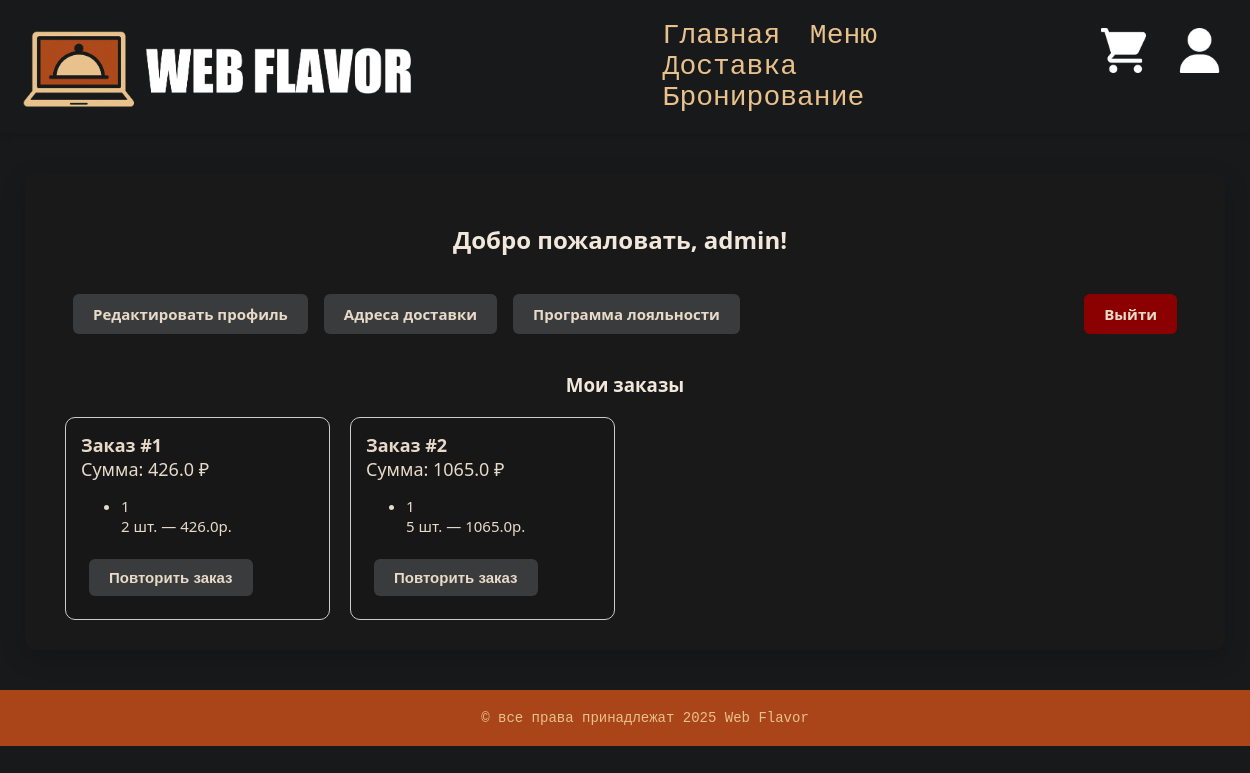
The app's page /profile (signed in), older data.
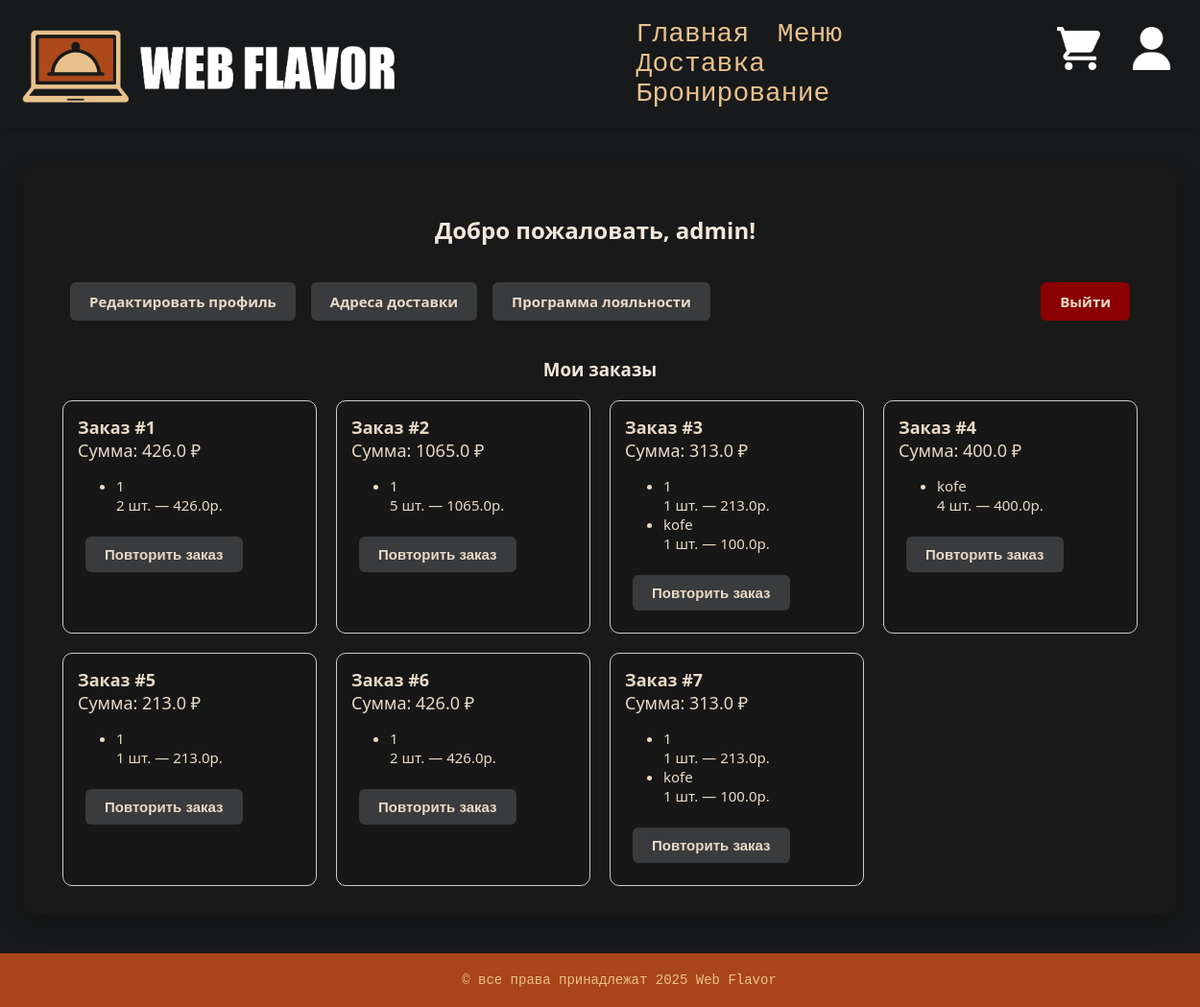
The same page, newer data.
### app.py (models this page shows)
class Order(db.Model):
    id = db.Column(db.Integer, primary_key=True)
    user_id = db.Column(db.Integer, db.ForeignKey('user.id'), nullable=False)
    total_price = db.Column(db.Float, nullable=False)
    items = db.Column(db.Text, nullable=False)  # возможно, это JSON или строка
    status = db.Column(db.String(50), default='В ожидании')

class Product(db.Model):
    id = db.Column(db.Integer, primary_key=True)
    name = db.Column(db.String(100), nullable=False)
    description = db.Column(db.String(200))
    price = db.Column(db.Float, nullable=False)
    image_url = db.Column(db.String(200))

### app.py (the view)
@app.route('/profile')
def profile():
    user_id = session.get('user_id')
    if not user_id:
        return redirect(url_for('login'))
    user = User.query.get(user_id)
    orders = Order.query.filter_by(user_id=user_id).all()
    return render_template('profile.html', user=user, orders=orders, Product=Product)

### templates/profile.html (shortened to what this page needs)
{% extends "base.html" %}
{% block content %}
<div class="profile-container">
  <h2>Добро пожаловать, {{ user.username }}!</h2>
<div class="profile-actions">
  <a href="{{ url_for('edit_profile') }}" class="btn">Редактировать профиль</a>
  <a href="{{ url_for('delivery') }}" class="btn">Адреса доставки</a>
  <a href="{{ url_for('loyality') }}" class="btn">Программа лояльности</a>
  <div class="logout-wrapper">
    <a href="{{ url_for('logout') }}" class="btn logout">Выйти</a>
  </div>
</div>
  <h3>Мои заказы</h3>
  {% if orders %}
  <div class="orders-grid">
    {% for order in orders %}
      <div class="order-card">
        <strong>Заказ #{{ order.id }}</strong><br>
        Сумма: {{ order.total_price }} ₽<br>
        {% set product_ids = order.items.split(',') %}
        {% set unique_ids = [] %}
        <ul class = "order-products">
          {% for pid in product_ids %}
            {% if pid not in unique_ids %}
              {% set _ = unique_ids.append(pid) %}
              {% set ns = namespace(count=0) %}
              {% for p in product_ids %}
                {% if p == pid %}
                  {% set ns.count = ns.count + 1 %}
                {% endif %}
              {% endfor %}
              {% set product = Product.query.get(pid|int) %}
              {% if product %}
                <li>{{ product.name }}  </li>
                <h>{{ ns.count }} шт.  — {{product.price * ns.count}}р. </h>
              {% else %}
                <li>Товар (удалён) — {{ ns.count }} шт.</li>
              {% endif %}
            {% endif %}
          {% endfor %}
        </ul>
        <form action="{{ url_for('repeat_order', order_id=order.id) }}" method="post">
          <button type="submit" class="btn repeat-order-btn">Повторить заказ</button>
        </form>
      </div>
    {% endfor %}
  </div>
  {% else %}
    <p>У вас пока нет заказов.</p>
  {% endif %}
</div>
{% endblock %}

Row changes from the older to the newer data that the page shows:
added Order: id "3", total_price "313.0", {{ product.name }} "1", count "1" "1", {{ product.price * ns.count }} "213.0"
added Product: name "kofe" "kofe" "kofe", product.price*ns.count "100.0" "400.0" "100.0"
added Order: id "4", total_price "400.0", count "4"
added Order: id "5", total_price "213.0", {{ product.name }} "1", count "1", {{ product.price * ns.count }} "213.0"
added Order: id "6", total_price "426.0", {{ product.name }} "1", count "2", {{ product.price * ns.count }} "426.0"
added Order: id "7", total_price "313.0", {{ product.name }} "1", count "1" "1", {{ product.price * ns.count }} "213.0"
